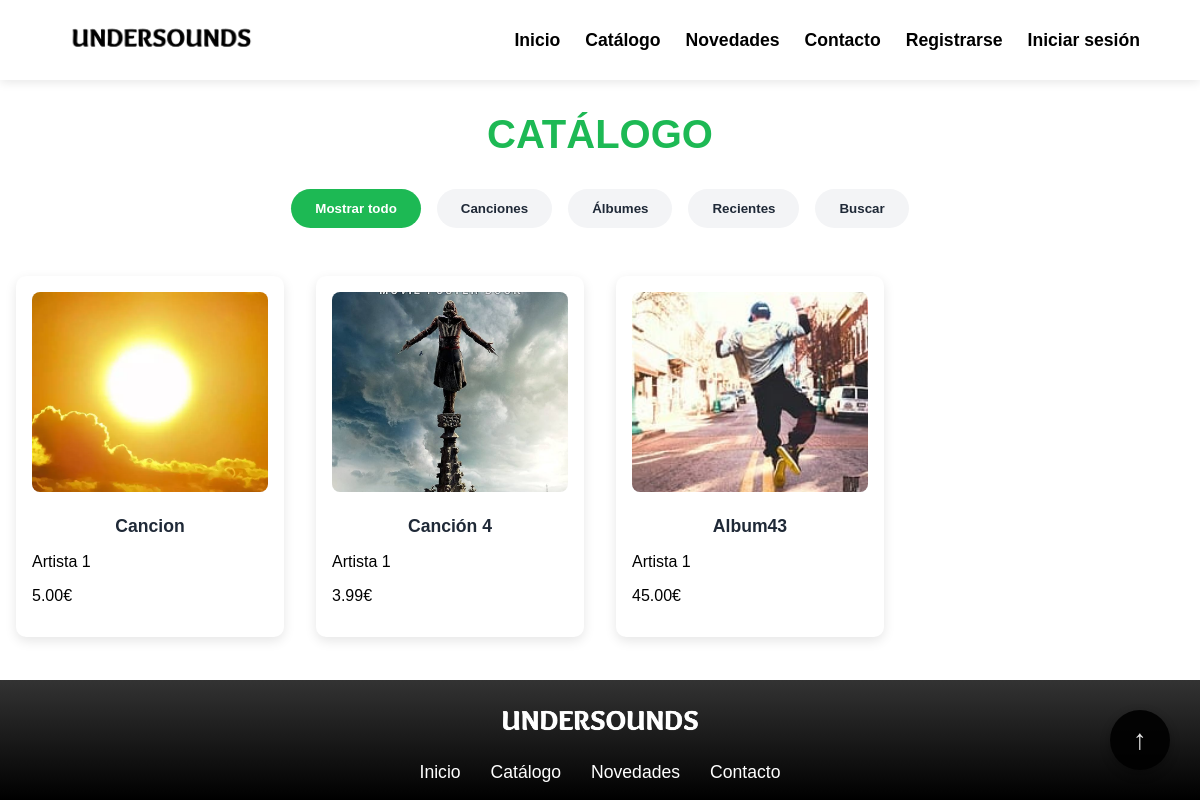
/music/catalogo/, run on the app's committed database.
### model/music/music_models.py (models this page shows, shortened)
class Song(models.Model):
    title = models.CharField(max_length=255)
    artist_name = models.CharField(max_length=100)
    genre = models.CharField(max_length=50)
    price = models.DecimalField(max_digits=8, decimal_places=2)
    release_date = models.DateTimeField()
    song_cover = models.ImageField(upload_to='song_covers/', blank=True, null=True)
    song_file = models.FileField(upload_to='songs/', blank=True, null=True)  # <-- New field
    album_id = models.IntegerField(blank=True, null=True, verbose_name="ID del álbum")
    class Meta:
        app_label = 'music'  # ¡Esto es crucial!

class Album(models.Model):
    title = models.CharField(max_length=255)
    artist_name = models.CharField(max_length=100)
    genre = models.CharField(max_length=50)
    release_date = models.DateTimeField()
    album_cover = models.ImageField(upload_to='album_covers/', blank=True, null=True)
    description = models.TextField(blank=True, null=True)
    price = models.DecimalField(max_digits=8, decimal_places=2)  # Cambiado a DecimalField
    class Meta:
        app_label = 'music'  # ¡Esto es crucial!

### view/music/views.py (the view)
# urls.py: path('catalogo/', views.catalogo, name='catalogo'),
def catalogo(request):
    query = request.GET.get('q')
    genre = request.GET.get('genre')
    artist = request.GET.get('artist')
    recent = request.GET.get('recent')
    fecha_ant = request.GET.get('fechaAnt')
    fecha_post = request.GET.get('fechaPost')
    show_type = request.GET.get('type')  # 'songs' o 'albums'
    songs = []
    albums = []
    if show_type != 'albums':  # Si no estamos mostrando solo álbumes
        songs = SongController.get_all_songs()
        if query or fecha_ant or fecha_post:
            songs = SongController.filter_songs_by_date_range(fecha_ant, fecha_post, query)
        elif genre:
            songs = SongController.filter_songs_by_genre(genre)
        elif artist:
            songs = SongController.filter_songs_by_artist(artist)
        elif recent:
            try:
                recent_date = date.fromisoformat(recent)
                songs = SongController.get_songs_recent(recent_date)
            except ValueError:
                pass
    if show_type != 'songs':  # Si no estamos mostrando solo canciones
        albums = AlbumController.get_all_albums()
        if query:
            albums = AlbumController.filter_albums_by_query(query)
        elif genre:
            albums = AlbumController.filter_albums_by_genre(genre)
        elif artist:
            albums = AlbumController.filter_albums_by_artist(artist)
        elif recent:
            try:
                recent_date = date.fromisoformat(recent)
                albums = AlbumController.get_albums_recent(recent_date)
            except ValueError:
                pass
    return render(request, "catalogo.html", {
        "songs": songs,
        "albums": albums,
        "show_type": show_type  # Para saber qué mostrar en el template
    })

### controller/music_controller.py (called while the page is built)
    @staticmethod
    def get_all_songs(ordered=True):
        songs = SongDAO.get_all()
        if ordered:
            return sorted(songs, key=lambda x: x.release_date, reverse=True)
        return songs

    @staticmethod
    def get_all_albums():
        return Album.objects.all().order_by('-release_date')

### model/Dao/music_dao.py (called while the page is built)
    @staticmethod
    def get_all():
        songs = Song.objects.all()
        return [SongFactory.create_dto_from_model(song) for song in songs]

### model/Factory/music_factory.py (called while the page is built)
    @staticmethod
    def create_dto_from_model(song):
        return SongDTO(
            id=song.id,
            title=song.title,
            artist_name=song.artist_name,
            genre=song.genre,
            price=song.price,
            release_date=song.release_date,
            song_cover=song.song_cover,
            song_file=song.song_file
        )

### view/music/templates/catalogo.html (shortened to what this page needs)
{% extends 'base.html' %}
{% load static %}
{% block extra_css %}
    <link rel="stylesheet" href="{% static 'music/css/catalogo.css' %}">
{% endblock %}
{% block content %}
<h2 class="title">CATÁLOGO</h2>
<div class="filter-buttons">
    <button class="filter-btn active" onclick="showAll()">Mostrar todo</button>
    <button class="filter-btn" onclick="filterByType('songs')">Canciones</button>
    <button class="filter-btn" onclick="filterByType('albums')">Álbumes</button>
    <button class="filter-btn" onclick="filterRecent()">Recientes</button>
    <button id="lupa" class="filter-btn">Buscar</button>
</div>
<div id="contenedor" class="catalog">
    {% if show_type == 'songs' or not show_type %}
        {% for song in songs %}
            <div class="album">
                <div class="cuadrado" style="animation-delay: {{ forloop.counter0|add:"0.1"|floatformat:1 }}s;" onclick="location.href='{% url 'music_detail_id' song.id %}'">
                    {% if song.song_cover %}
                        <img src="{{ song.song_cover.url }}" alt="{{ song.title }}">
                    {% else %}
                        <img src="{% static 'images/default_album.jpg' %}" alt="Sin portada">
                    {% endif %}
                    <div class="item-info">
                        <p class="album-title">{{ song.title }}</p>
                        <p class="album-artist">{{ song.artist_name }}</p>
                        <p class="album-meta">{{ song.price }}€</p>
                    </div>
                </div>
            </div>
        {% empty %}
            <p style="text-align: center; grid-column: 1 / -1;">No hay canciones disponibles.</p>
        {% endfor %}
    {% endif %}
    {% if show_type == 'albums' or not show_type %}
        {% for album in albums %}
            <div class="album">
                <div class="cuadrado" style="animation-delay: {{ forloop.counter0|add:"0.1"|floatformat:1 }}s;" onclick="location.href='{% url 'album_detail' album.id %}'">
                    {% if album.album_cover %}
                        <img src="{{ album.album_cover.url }}" alt="{{ album.title }}">
                    {% else %}
                        <img src="{% static 'images/default_album.jpg' %}" alt="Sin portada">
                    {% endif %}
                    <div class="item-info">
                        <p class="album-title">{{ album.title }}</p>
                        <p class="album-artist">{{ album.artist_name }}</p>
                        <p class="album-meta">{{ album.price }}€</p>
                    </div>
                </div>
            </div>
        {% empty %}
            <p style="text-align: center; grid-column: 1 / -1;">No hay álbumes disponibles.</p>
        {% endfor %}
    {% endif %}
</div>
{% endblock %}

### view/static/css/style.css (style rules this page uses)
* { box-sizing: border-box; }
body { margin: 0; padding: 0; padding-top: 80px; min-height: 100vh; display: flex; flex-direction: column; font-family: Arial, sans-serif; }

### view/static/music/css/catalogo.css (style rules this page uses)
.title { text-align: center; margin: 2rem 0; font-size: 2.5rem; color: #1db954; font-weight: 700; }
.filter-buttons { display: flex; justify-content: center; gap: 1rem; margin-bottom: 2rem; flex-wrap: wrap; }
.filter-btn { padding: 0.75rem 1.5rem; border-radius: 30px; background-color: #f3f4f6; color: #1f2937; border: none; cursor: pointer; font-weight: 600; transition: all 0.3s ease; }
.filter-btn.active { background-color: #1db954; color: white; }
.catalog { display: grid; grid-template-columns: repeat(auto-fill, minmax(250px, 1fr)); gap: 2rem; padding: 1rem; }
.album { position: relative; transition: transform 0.3s ease; }
.cuadrado { background-color: #fff; border-radius: 10px; padding: 1rem; box-shadow: 0 4px 12px rgba(0, 0, 0, 0.1); cursor: pointer; transition: all 0.3s ease; height: 100%; display: flex; flex-direction: column; }
.cuadrado img { width: 100%; height: 200px; object-fit: cover; border-radius: 8px; margin-bottom: 1rem; }
.album-title { font-weight: 600; color: #1f2937; margin: 0.5rem 0; text-align: center; font-size: 1.1rem; }

### data on the page
Song: title "Cancion", artist_name "Artista 1", price "5.00"
Song: title "Canción 4", artist_name "Artista 1", price "3.99"
Album: album_cover (picture), title "Album43", artist_name "Artista 1", price "45.00"
